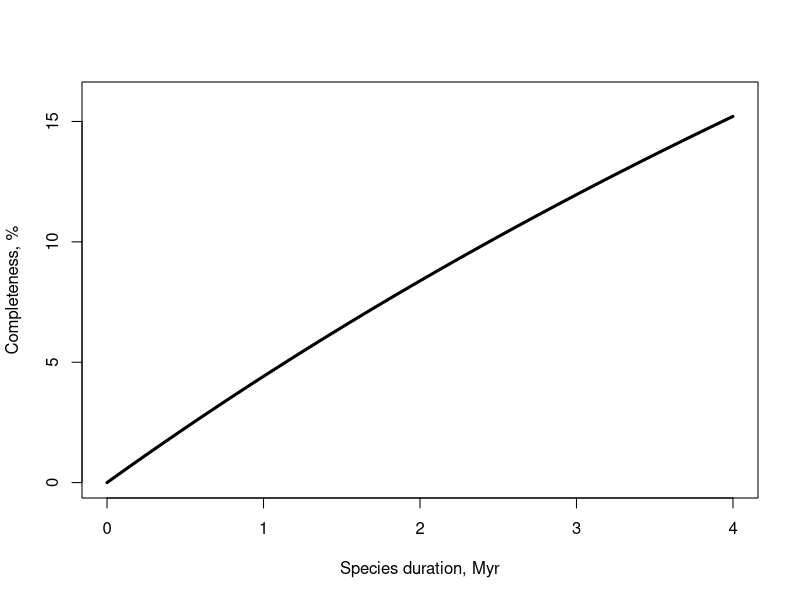
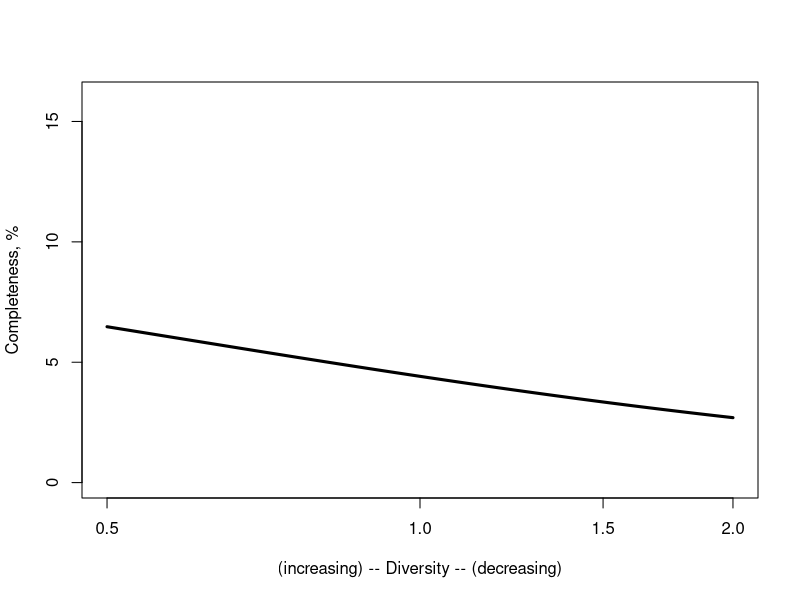

Write R code to recreate these figures, in order.
# 2021 03 26 I.Zliobaite

Nnow <- 6363
Nfos <- 4501+742
d <- 1
t <- 23-5.333

C <- (Nfos/Nnow)*(d/(d+t))

dd <- seq(0,4,0.01)

CC <- (Nfos/Nnow)*(dd/(dd+t))

pdf('fig_sensitivity1.pdf',height = 3.5,width=4)
plot(dd,CC*100,type='l',lwd=3,xlab = 'Species duration, Myr',ylab = 'Completeness, %',ylim = c(0,16))
dev.off()

alf <- 2
bet <- ((alf + (1-alf)*(23-5.333)/23) + alf)/2

C2 <- Nfos/(Nnow*alf + Nnow*bet*t/d)

aa <- seq(0.5,2,0.01)
bb <-  ((aa + (1-aa)*(23-5.333)/23) + aa)/2

CC2 <- Nfos/(Nnow*aa + Nnow*bb*t/d)

pdf('fig_sensitivity2.pdf',height = 3.5,width=4)
plot(aa,CC2*100,type='l',lwd=3,xlab = '(increasing) -- Diversity -- (decreasing)',ylab = 'Completeness, %',ylim = c(0,16),log="x")
dev.off()
